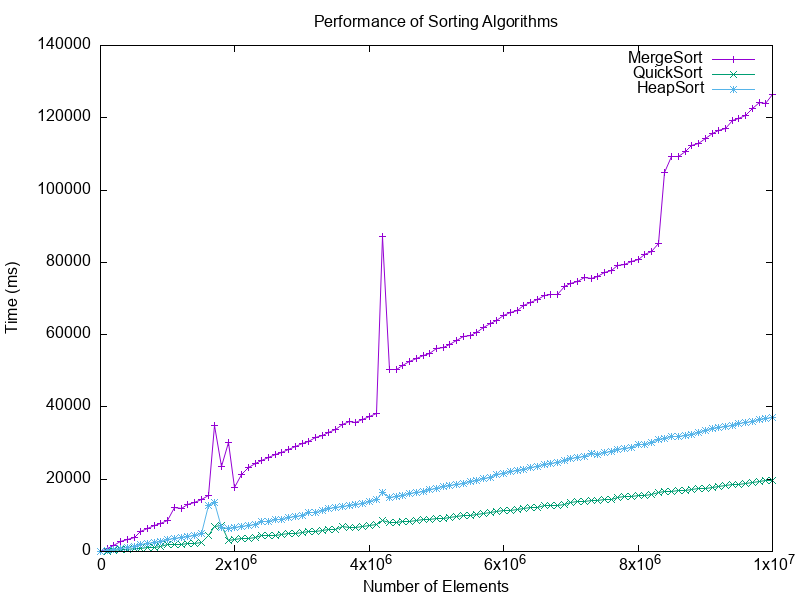

The script that saved this image:
set terminal png size 800,600
set output 'graph/sort_performance.png'
set title 'Performance of Sorting Algorithms'
set xlabel 'Number of Elements'
set ylabel 'Time (ms)'
set xrange [0:*]
set yrange [0:*]
plot 'graph/sort_performance.dat' using 1:2 with linespoints title 'MergeSort', \
     '' using 1:3 with linespoints title 'QuickSort', \
     '' using 1:4 with linespoints title 'HeapSort'
